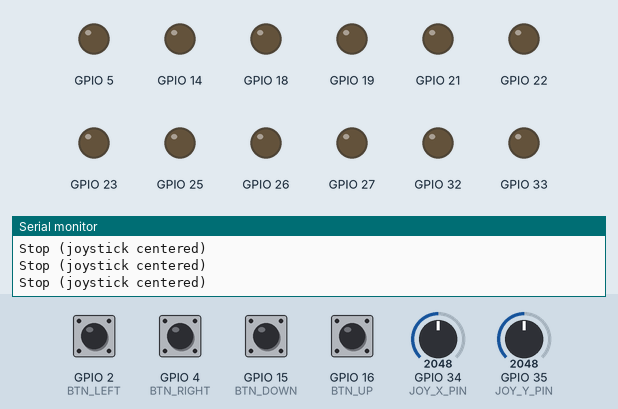
The sketch below on a simulated ESP32. Parts: output pins drawn as LEDs (lit = HIGH), the last lines printed to the serial monitor. The test bench sets the inputs (shaded band); at power-on: GPIO 2 (BTN_LEFT), GPIO 4 (BTN_RIGHT), GPIO 15 (BTN_DOWN), GPIO 16 (BTN_UP) HIGH, GPIO 34 (JOY_X_PIN) = 2048, GPIO 35 (JOY_Y_PIN) = 2048.

Above: at 1.2 s.
1.3 s: GPIO 34 (JOY_X_PIN) set to 2285
2.8 s: GPIO 34 (JOY_X_PIN) set to 2377
At 4.0 s:
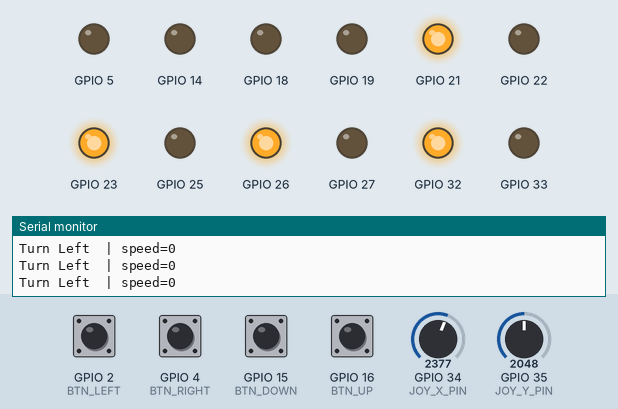
4.3 s: GPIO 35 (JOY_Y_PIN) set to 2278
5.8 s: GPIO 35 (JOY_Y_PIN) set to 2349
At 6.9 s:
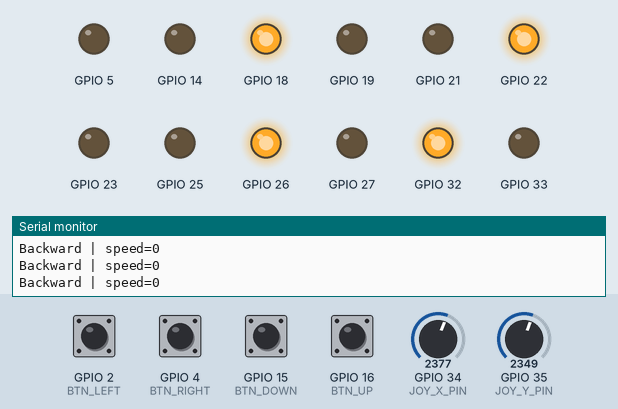
7.3 s: GPIO 35 (JOY_Y_PIN) set to 1228
At 8.5 s:
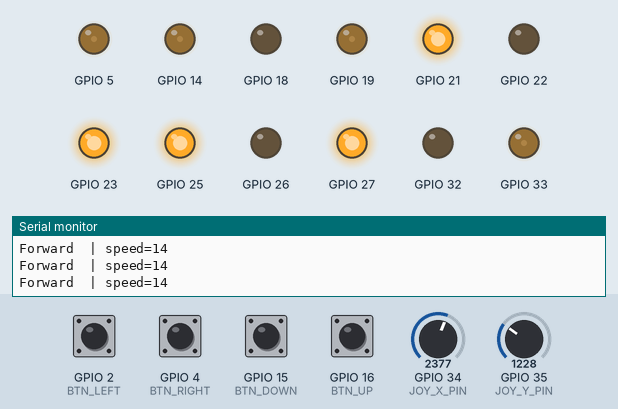
8.8 s: GPIO 15 (BTN_DOWN) pulled LOW for 0.15 s
At 10.3 s:
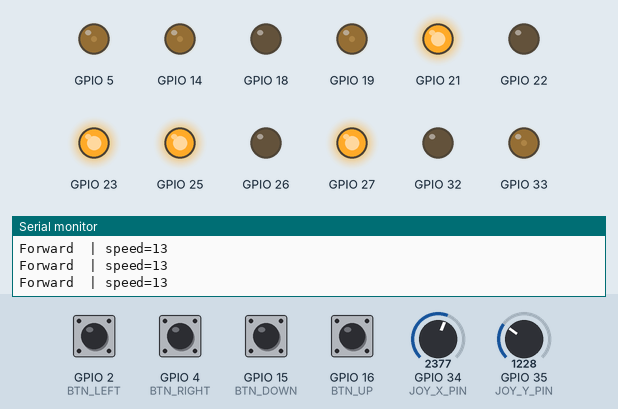
Timing chart, 0 to 11.4 s (numbered marks = the images above; inputs shaded):
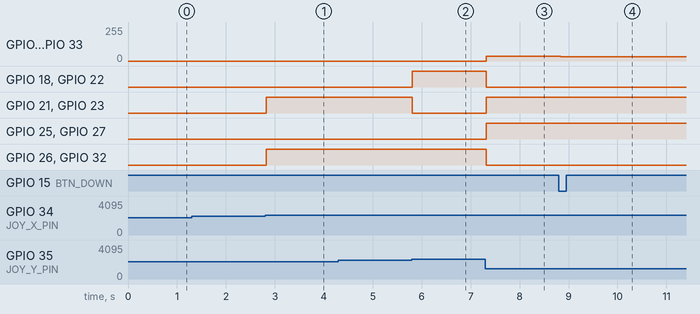

The sketch:

Joystick_Dual-Speed_Control.ino
```cpp
/*
  4-Wheel Robot — Dual Independent Speed Control (Proportional Joystick)
  ------------------------------------------------------------------------
  Joystick  -> selects DIRECTION, and how far you push it scales the SPEED
               proportionally, up to the max speed set by the buttons.
  Buttons   -> set the MAX speed for two independent speed variables:
                 UP/DOWN    -> forwardSpeed  (used for forward & backward)
                 LEFT/RIGHT -> rotationSpeed (used for turning)

  Pin map:
    Joystick X -> GPIO 34
    Joystick Y -> GPIO 35
    UP button    -> GPIO 16  (increase forwardSpeed)
    DOWN button  -> GPIO 15  (decrease forwardSpeed)
    RIGHT button -> GPIO 4   (increase rotationSpeed)
    LEFT button  -> GPIO 2   (decrease rotationSpeed)
*/

// ---------- Joystick pins ----------
const int JOY_X_PIN = 34;
const int JOY_Y_PIN = 35;

// ---------- Button pins ----------
const int BTN_UP    = 16;   // forwardSpeed +
const int BTN_DOWN  = 15;   // forwardSpeed -
const int BTN_RIGHT = 4;    // rotationSpeed +
const int BTN_LEFT  = 2;    // rotationSpeed -

// ---------- Speed variables (0-100 %) ----------
// These now act as the MAXIMUM speed cap. The joystick tilt decides what
// fraction of this cap actually gets applied to the motors.
int forwardSpeed  = 50;
int rotationSpeed = 50;
const int SPEED_STEP = 5;
const int SPEED_MIN  = 0;
const int SPEED_MAX  = 100;

// ---------- Joystick calibration ----------
const int JOY_CENTER   = 2048;
const int JOY_DEADZONE = 300;   // values within +-300 of center = "no input"

// ---------- Button debounce ----------
const unsigned long DEBOUNCE_MS = 150;
unsigned long lastUpTime = 0, lastDownTime = 0, lastLeftTime = 0, lastRightTime = 0;
int lastUpState = HIGH, lastDownState = HIGH, lastLeftState = HIGH, lastRightState = HIGH;

void setup() {
  Serial.begin(115200);

  pinMode(BTN_UP, INPUT_PULLUP);
  pinMode(BTN_DOWN, INPUT_PULLUP);
  pinMode(BTN_LEFT, INPUT_PULLUP);
  pinMode(BTN_RIGHT, INPUT_PULLUP);

  pinMode(25, OUTPUT);
  pinMode(26, OUTPUT);
  ledcSetup(0, 20000, 8);
  ledcAttachPin(33, 0);

  pinMode(27, OUTPUT);
  pinMode(32, OUTPUT);
  ledcSetup(1, 20000, 8);
  ledcAttachPin(14, 1);

  pinMode(18, OUTPUT);
  pinMode(21, OUTPUT);
  ledcSetup(2, 20000, 8);
  ledcAttachPin(5, 2);

  pinMode(22, OUTPUT);
  pinMode(23, OUTPUT);
  ledcSetup(3, 20000, 8);
  ledcAttachPin(19, 3);
}

void loop() {
  // 1) Read buttons and update the two MAX speed variables
  updateSpeeds();

  // 2) Read joystick
  int joyX = analogRead(JOY_X_PIN);
  int joyY = analogRead(JOY_Y_PIN);

  int diffX = joyX - JOY_CENTER;
  int diffY = joyY - JOY_CENTER;

  // 3) Decide motion + proportional speed based on joystick tilt
  //    Y-axis (forward/backward) takes priority over X-axis (rotation).
  if (abs(diffY) > JOY_DEADZONE) {

    // ---- IMPORTANT: this line makes speed proportional to tilt ----
    // scaleByJoystick() turns "how far diffY is past the dead zone"
    // into a percentage of forwardSpeed (the button-set max).
    int speed = scaleByJoystick(diffY, forwardSpeed);

    if (diffY < 0) {
      Serial.print("Forward  | speed=");
      Serial.println(speed);
      moveForward(mapSpeed(speed));
    } else {
      Serial.print("Backward | speed=");
      Serial.println(speed);
      moveBackward(mapSpeed(speed));
    }
  }
  else if (abs(diffX) > JOY_DEADZONE) {

    // ---- IMPORTANT: same idea, but for rotationSpeed ----
    int speed = scaleByJoystick(diffX, rotationSpeed);

    if (diffX < 0) {
      Serial.print("Turn Right | speed=");
      Serial.println(speed);
      turnRight(mapSpeed(speed));
    } else {
      Serial.print("Turn Left  | speed=");
      Serial.println(speed);
      turnLeft(mapSpeed(speed));
    }
  }
  else {
    Serial.println("Stop (joystick centered)");
    stopMotors();
  }

  delay(50);
}

// ---- Speed handling ----
// ---- IMPORTANT NEW FUNCTION ----
// Converts joystick deflection (distance past the dead zone) into a
// percentage of maxSpeed. Light push -> small % of maxSpeed.
// Full push (diff near +-2048) -> ~100% of maxSpeed.
// This is what makes the joystick tilt amount matter, on top of the
// button-controlled max speed.
int scaleByJoystick(int diff, int maxSpeed) {
  int magnitude = abs(diff);
  int scaled = map(magnitude, JOY_DEADZONE, 2048, 0, maxSpeed);
  return constrain(scaled, 0, maxSpeed);
}

// Converts a 0-100 percentage speed into a 0-255 PWM value
uint8_t mapSpeed(int percent) {
  percent = constrain(percent, SPEED_MIN, SPEED_MAX);
  return (uint8_t)map(percent, 0, 100, 0, 255);
}

int clampSpeed(int value) {
  if (value < SPEED_MIN) return SPEED_MIN;
  if (value > SPEED_MAX) return SPEED_MAX;
  return value;
}

// Reads all 4 buttons once per loop and applies +/-5 on a falling edge,
// so holding a button does not spam changes every single loop iteration.
void updateSpeeds() {
  unsigned long now = millis();

  int upState    = digitalRead(BTN_UP);
  int downState  = digitalRead(BTN_DOWN);
  int leftState  = digitalRead(BTN_LEFT);
  int rightState = digitalRead(BTN_RIGHT);

  if (upState == LOW && lastUpState == HIGH && (now - lastUpTime) > DEBOUNCE_MS) {
    forwardSpeed = clampSpeed(forwardSpeed + SPEED_STEP);
    lastUpTime = now;
    Serial.print("forwardSpeed (max) increased -> ");
    Serial.println(forwardSpeed);
  }
  if (downState == LOW && lastDownState == HIGH && (now - lastDownTime) > DEBOUNCE_MS) {
    forwardSpeed = clampSpeed(forwardSpeed - SPEED_STEP);
    lastDownTime = now;
    Serial.print("forwardSpeed (max) decreased -> ");
    Serial.println(forwardSpeed);
  }
  if (rightState == LOW && lastRightState == HIGH && (now - lastRightTime) > DEBOUNCE_MS) {
    rotationSpeed = clampSpeed(rotationSpeed + SPEED_STEP);
    lastRightTime = now;
    Serial.print("rotationSpeed (max) increased -> ");
    Serial.println(rotationSpeed);
  }
  if (leftState == LOW && lastLeftState == HIGH && (now - lastLeftTime) > DEBOUNCE_MS) {
    rotationSpeed = clampSpeed(rotationSpeed - SPEED_STEP);
    lastLeftTime = now;
    Serial.print("rotationSpeed (max) decreased -> ");
    Serial.println(rotationSpeed);
  }

  lastUpState    = upState;
  lastDownState  = downState;
  lastLeftState  = leftState;
  lastRightState = rightState;
}

// ---- Motor helper functions ----

void stopMotors() {
  ledcWrite(0, 0);
  ledcWrite(1, 0);
  ledcWrite(2, 0);
  ledcWrite(3, 0);
}

void moveBackward(uint8_t speed) {
  digitalWrite(26, HIGH); digitalWrite(25, LOW);
  digitalWrite(32, HIGH); digitalWrite(27, LOW);
  digitalWrite(18, HIGH); digitalWrite(21, LOW);
  digitalWrite(22, HIGH); digitalWrite(23, LOW);

  ledcWrite(0, speed);
  ledcWrite(1, speed);
  ledcWrite(2, speed);
  ledcWrite(3, speed);
}

void moveForward(uint8_t speed) {
  digitalWrite(26, LOW); digitalWrite(25, HIGH);
  digitalWrite(32, LOW); digitalWrite(27, HIGH);
  digitalWrite(18, LOW); digitalWrite(21, HIGH);
  digitalWrite(22, LOW); digitalWrite(23, HIGH);

  ledcWrite(0, speed);
  ledcWrite(1, speed);
  ledcWrite(2, speed);
  ledcWrite(3, speed);
}

void turnLeft(uint8_t speed) {
  digitalWrite(26, HIGH); digitalWrite(25, LOW);
  digitalWrite(32, HIGH); digitalWrite(27, LOW);
  digitalWrite(18, LOW);  digitalWrite(21, HIGH);
  digitalWrite(22, LOW);  digitalWrite(23, HIGH);

  ledcWrite(0, speed);
  ledcWrite(1, speed);
  ledcWrite(2, speed);
  ledcWrite(3, speed);
}

void turnRight(uint8_t speed) {
  digitalWrite(26, LOW); digitalWrite(25, HIGH);
  digitalWrite(32, LOW); digitalWrite(27, HIGH);
  digitalWrite(18, HIGH); digitalWrite(21, LOW);
  digitalWrite(22, HIGH); digitalWrite(23, LOW);

  ledcWrite(0, speed);
  ledcWrite(1, speed);
  ledcWrite(2, speed);
  ledcWrite(3, speed);
}
```

Measured:
- the behaviour switches between 2348 and 2349 on GPIO 34 (JOY_X_PIN) (found by bisection; images 0 and 1)
- the behaviour switches between 2348 and 2349 on GPIO 35 (JOY_Y_PIN) (found by bisection; images 1 and 2)
- after the input at 2.8 s, GPIO 21, GPIO 23, GPIO 26, GPIO 32: LOW → HIGH at once
- after the input at 5.8 s, GPIO 18, GPIO 22: LOW → HIGH at once; GPIO 21, GPIO 23: HIGH → LOW at once
- after the input at 7.3 s, GPIO 5, GPIO 14, GPIO 19, GPIO 33: 0/255 → 35/255 at once; GPIO 18, GPIO 22, GPIO 26, GPIO 32: HIGH → LOW at once; GPIO 21, GPIO 23, GPIO 25, GPIO 27: LOW → HIGH at once
- after the input at 8.8 s, GPIO 5, GPIO 14, GPIO 19, GPIO 33: 35/255 → 33/255 at once
